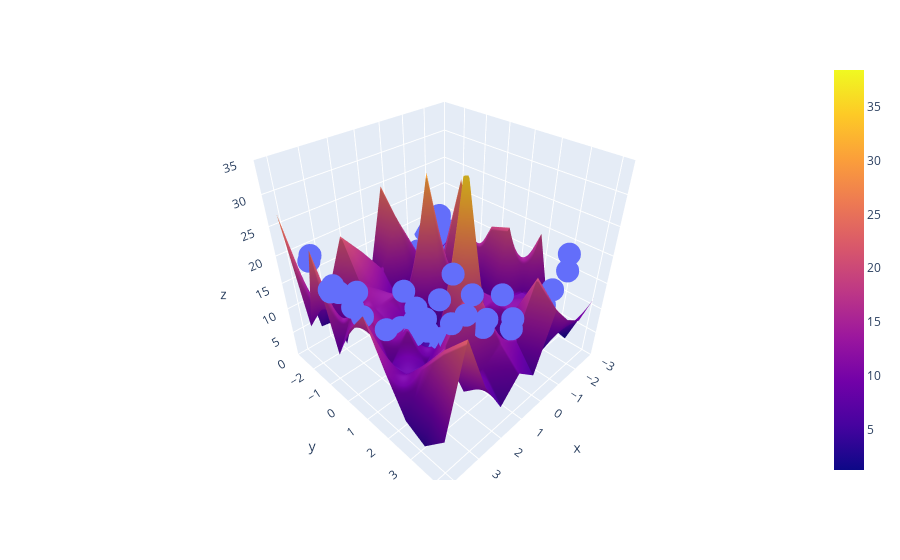

The code cell stored with this chart in its notebook:
### Code cell
X_test_multi = poly.transform(final)
z_final = lr.predict(X_multi_trans).reshape(10,10)
fig = px.scatter_3d(x=x.ravel(), y=y.ravel(), z=z.ravel())

fig.add_trace(go.Surface(x = x_input, y = y_input, z =z_final))

fig.update_layout(scene = dict(zaxis = dict(range=[0,35])))

fig.show()
